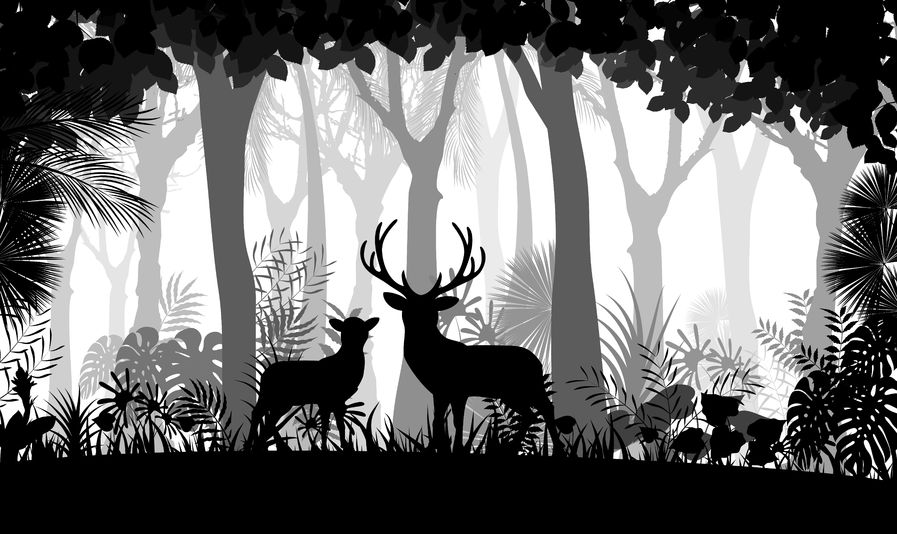
#> input picture Lab2/Sean/input.jpg, 897 x 534 px
$ python main.py
#> lines starting #> are read from the running program, lines starting #| are printed output that depends on the picture; after the words box and inside, x2 and y2 are one past the last pixel; in counts of white or black regions, pixels touching at a corner belong together
import random
import cv2
import numpy as np
import matplotlib.pyplot as plt


# [55 lines left out: functions part1a, part1b, not called in this run]

def part2():
    img = cv2.imread('input.jpg', cv2.IMREAD_GRAYSCALE)
#> img is the input picture: shape (534, 897); min 0, max 255, mean 109.5
    h, w = img.shape[:2]
#> h = 534; w = 897

    # Calculate histogram
    hist = np.zeros(256)
    for i in range(h):
        for j in range(w):
            hist[img[i, j]] += 1
    # plt.plot(hist)
    # plt.show()

    # Find the threshold
    best_sigma = 0
    best_thr = 0
    for thr in range(1, 255):
        n1 = np.sum(hist[:thr]); n2 = np.sum(hist[thr:])
        mu1 = np.sum([i * hist[i] for i in range(thr)]) / n1
        mu2 = np.sum([i * hist[i] for i in range(thr, 256)]) / n2

        sigma_between = n1 * n2 * (mu1 - mu2) ** 2
        if sigma_between > best_sigma:
            best_sigma = sigma_between
            best_thr = thr
#> after the loop, best_sigma = 2.12e+15; best_thr = 119

    print('Best threshold:', best_thr)
#| Best threshold: 119
    # Binarize the image
    for i in range(h):
        for j in range(w):
            img[i, j] = 255 if img[i, j] >= best_thr else 0
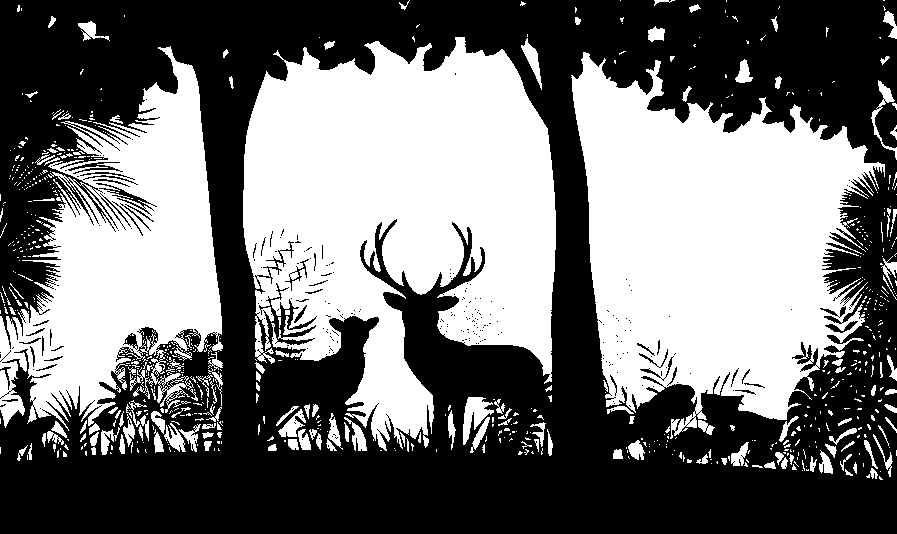
#> img: shape (534, 897); 45.1% white; 735 white regions (582 under 20 px), largest, box (x1, y1, x2, y2) and area: (243, 37, 556, 451) 84452, (571, 52, 885, 439) 72959, (0, 46, 223, 431) 43661

    img = img.astype(np.uint8)
    cv2.imwrite('part2.jpg', cv2.merge((img, img, img)))
    return img

def part3():
    img = part2()
    h, w = img.shape[:2]
#> h = 534; w = 897
    labeled_img = np.zeros((h, w), dtype=np.int32)
    label_cnt = 1
    label_corr = [-1]

    def find(i):
        if label_corr[i] < 0:
            return i
        else:
            label_corr[i] = find(label_corr[i])
            return label_corr[i]

    def union(i, j):
        root_i = find(i)
        root_j = find(j)

        if root_i == root_j:
            label_corr[root_j] += label_corr[root_i]
            label_corr[root_i] = label_corr[root_j]
        elif root_i > root_j:
            label_corr[root_j] += label_corr[root_i]
            label_corr[root_i] = root_j
        else:
            label_corr[root_i] += label_corr[root_j]
            label_corr[root_j] = root_i

    for i in range(h):
        for j in range(w):
            if img[i, j] == 255:
                # Edge case
                if i == 0 and j == 0:
                    labeled_img[i, j] = label_cnt
                    label_corr.append(-1)
                    label_cnt += 1
                elif i == 0:
                    if labeled_img[i, j-1] == 0:
                        labeled_img[i, j] = label_cnt
                        label_corr.append(-1)
                        label_cnt += 1
                    else:
                        labeled_img[i, j] = labeled_img[i, j-1]
                elif j == 0:
                    if labeled_img[i-1, j] == 0:
                        labeled_img[i, j] = label_cnt
                        label_corr.append(-1)
                        label_cnt += 1
                    else:
                        labeled_img[i, j] = labeled_img[i-1, j]
                # General case
                else:
                    # Label of left and top are both 0
                    if labeled_img[i-1, j] == 0 and labeled_img[i, j-1] == 0:
                        label_corr.append(-1)
                        labeled_img[i, j] = label_cnt
                        label_cnt += 1

                    # One of top and left has label
                    elif labeled_img[i-1, j] == 0:
                        labeled_img[i, j] = labeled_img[i, j-1]
                    elif labeled_img[i, j-1] == 0:
                        labeled_img[i, j] = labeled_img[i-1, j]

                    # Label of left and top are not the same
                    elif labeled_img[i-1, j] != labeled_img[i, j-1]:
                        union(labeled_img[i-1, j], labeled_img[i, j-1])
                        labeled_img[i, j] = find(labeled_img[i-1, j])
                    else:
                        labeled_img[i, j] = labeled_img[i-1, j]
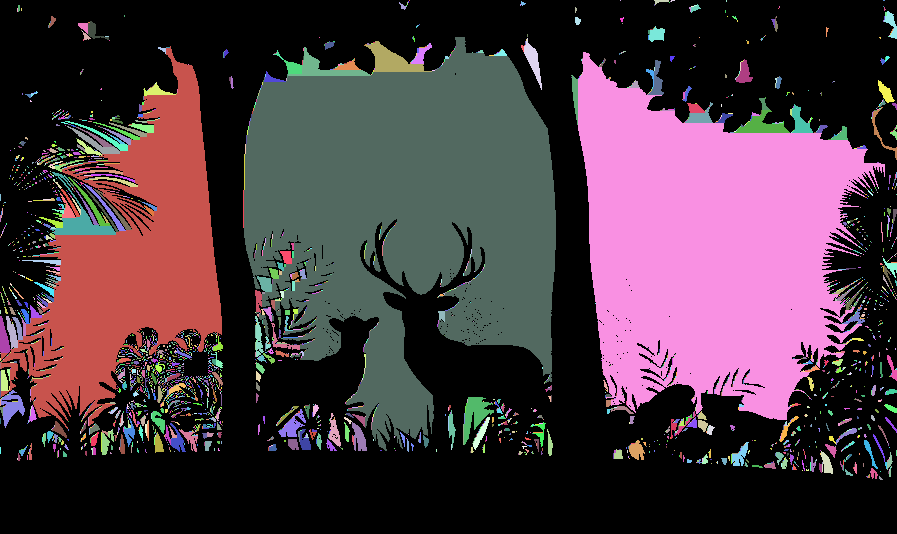
#> labeled_img: shape (534, 897) int32; 3466 distinct labels, from 0 to 3465; one colour per label, 0 black

    # Pass 2: Perform label translation
    for i in range(h):
        for j in range(w):
            labeled_img[i, j] = find(labeled_img[i, j])
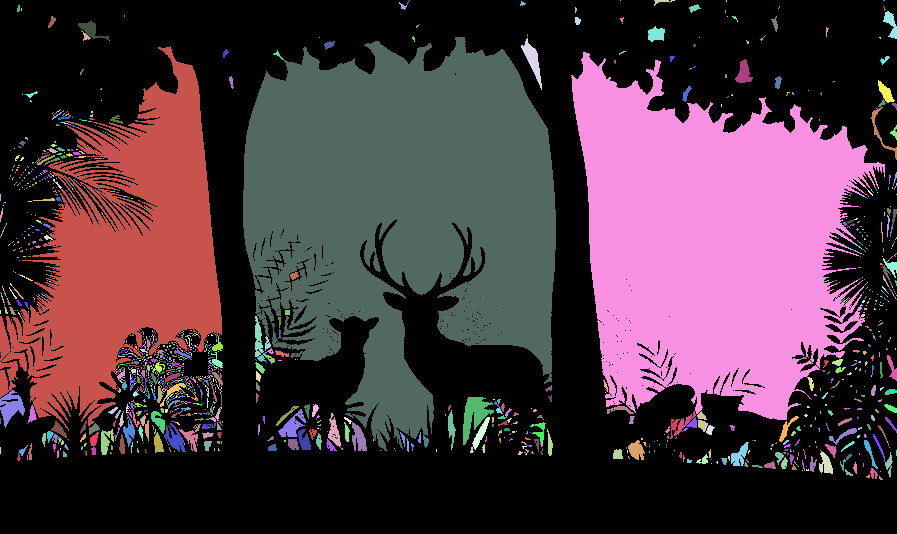
#> labeled_img: shape (534, 897) int32; 1566 distinct labels, from 0 to 3465; one colour per label, 0 black

    # Color
    label_color = [[random.randint(0, 255), random.randint(0, 255), random.randint(0, 255)] for _ in range(label_cnt)]
    color_img = np.zeros((h, w, 3))
    for i in range(h):
        for j in range(w):
            color_img[i, j] = label_color[labeled_img[i, j]] if labeled_img[i, j] != 0 else [0, 0, 0]
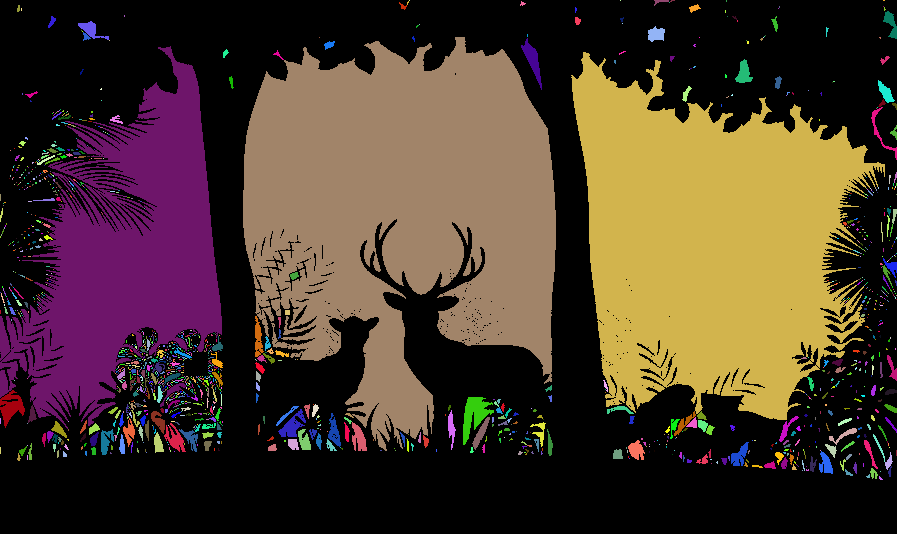
#> color_img: shape (534, 897, 3) float64; mean of channels 0, 1, 2 43.9, 56.7, 74.2; drawn as B, G, R

    cv2.imwrite('part3.jpg', color_img.astype(np.uint8))

if __name__ == '__main__':
    # part1a()
    # part1b()
    # part2()
    part3()
